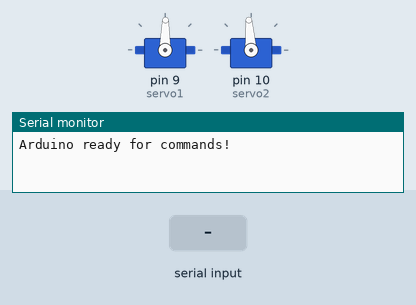
The sketch below on a simulated Arduino Uno, built with avr-gcc and run on an emulated ATmega328P. On the bench: 2 × servo, the last lines printed to the serial monitor. The inputs (shaded band) are chosen by the test bench.

Above: at 1.2 s.
1.3 s: "FORWARD 1\n" received over Serial
At 2.4 s:
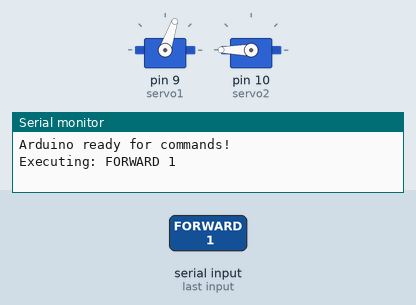
4.3 s: "BACK 1\n" received over Serial
At 4.7 s:
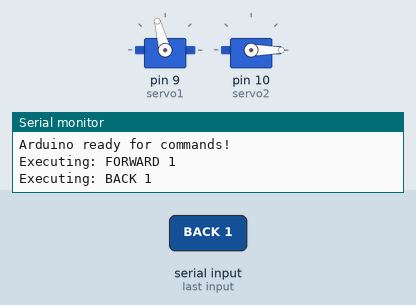
7.3 s: "LEFT 150\n" received over Serial
At 8.2 s:
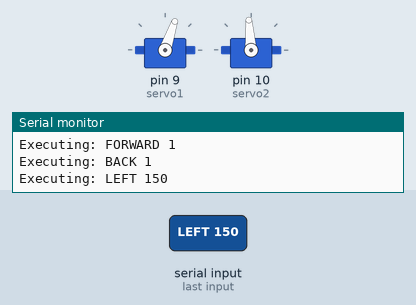
Timing chart, 0 to 13.5 s (numbered marks = the images above; inputs shaded):
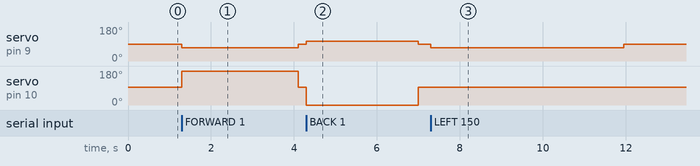

The sketch:

arduino_controller.ino
```cpp
#include <Servo.h>

Servo servo1;
Servo servo2;
int rf;
int lf;

void setup() {
  Serial.begin(115200);
  servo1.attach(9);
  servo2.attach(10);

  // Stop both servos initially
  stop();
  rf = 71;
  lf = 180;

  Serial.println("Arduino ready for commands!");
}

void loop() {
  if (Serial.available() > 0) {
    String command = Serial.readStringUntil('\n');
    command.trim();

    if (command.length() > 0) {
      parseCommand(command);
    }
  }
}

void parseCommand(String cmd) {
  int spaceIdx = cmd.indexOf(' ');
  if (spaceIdx == -1) return;

  String direction = cmd.substring(0, spaceIdx);
  direction.toUpperCase();

  String magStr = cmd.substring(spaceIdx + 1);
  int magnitude = magStr.toInt();

  Serial.print("Executing: ");
  Serial.print(direction);
  Serial.print(" ");
  Serial.println(magnitude);

  if (direction == "FORWARD") {
    forward(magnitude);
  } else if (direction.startsWith("BACK")) {
    back(magnitude);
  } else if (direction == "LEFT") {
    left(magnitude);
  } else if (direction == "RIGHT") {
    right(magnitude);
  } else {
    Serial.println("Unknown direction.");
  }
}

// === EXISTING MOTOR TUNING LOGIC ===

void forward(int a) {
  servo1.write(rf); // Full speed clockwise
  servo2.write(lf);
  delay(a * 2800UL);
  stop();
}

void stop() {
  servo1.write(89);
  servo2.write(94);
}

void left(int a) {
  servo2.write(94);
  servo1.write(rf);
  delay(a * 31UL);
  stop();
}

void right(int a) {
  servo1.write(89);
  servo2.write(lf);
  delay((unsigned long)(a * 29.1));
  stop();
}

void back(int a) {
  servo1.write(105);
  servo2.write(0);
  delay(a * 2700UL);
  stop();
}
```

Measured:
- after the input at 1.3 s, servo on pin 9 (servo1): 89° → 71° at once, → 89° 2.8 s later; servo on pin 10 (servo2): 94° → 180° at once, → 94° 2.8 s later
- after the input at 4.3 s, servo on pin 9 (servo1): 89° → 105° at once, → 89° 2.7 s later; servo on pin 10 (servo2): 94° → 0° at once, → 94° 2.7 s later
- after the input at 7.3 s, servo on pin 9 (servo1): 89° → 71° at once, → 89° 4.7 s later
